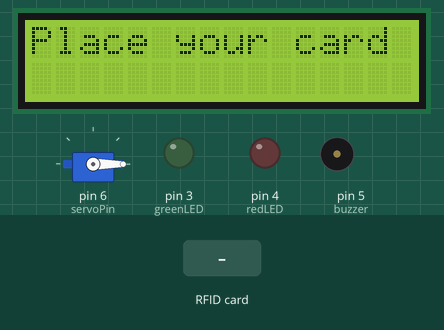
A sketch run on a simulated Arduino Uno, built with avr-gcc and run on an emulated ATmega328P. On the bench: 16×2 character LCD, servo, output pins drawn as LEDs (lit = HIGH), buzzer (waves = sounding, pin HIGH). The inputs (shaded band) are chosen by the test bench. Pins used as bus, display or sensor lines are not drawn; what the sketch prints to the serial monitor is not drawn.

Above: at 1.3 s.
1.4 s: RFID card F3 65 30 2A held to the reader
At 2.0 s:
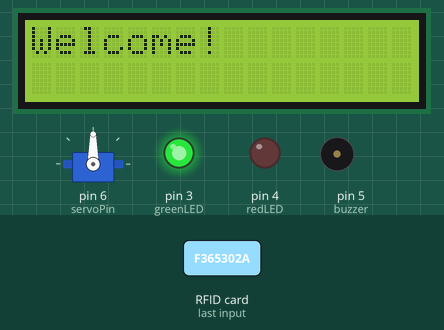
At 4.2 s:
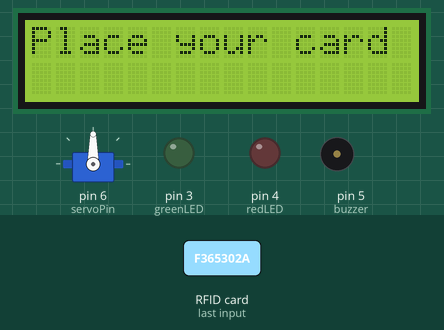
4.4 s: RFID card 5E 7A 19 C4 held to the reader
At 5.0 s:
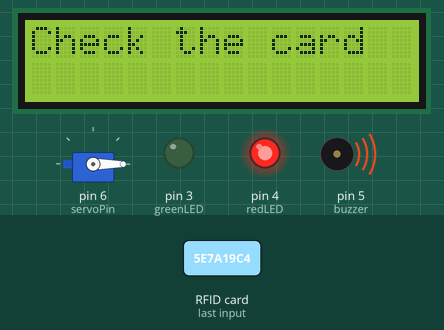
Timing chart, 0 to 7.9 s (numbered marks = the images above; inputs shaded):
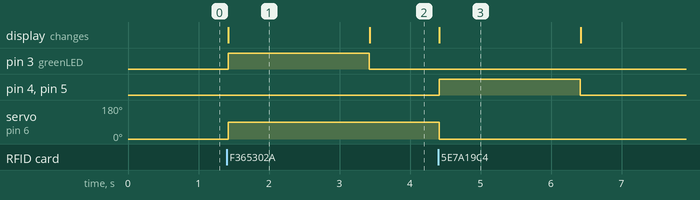

Measured:
- after the input at 1.4 s, pin 3 (greenLED): LOW → HIGH at once, → LOW 2.0 s later; servo on pin 6 (servoPin): 0° → 90° at once; the display: changes at once (image 1)
- after the input at 4.4 s, pin 4 (redLED), pin 5 (buzzer): LOW → HIGH at once, → LOW 2.0 s later; servo on pin 6 (servoPin): 90° → 0° at once; the display: changes at once (image 3)
- what the display in image 1 shows lasts 2.0 s, from 1.4 s to 3.4 s

The sketch:

RFID.ino
```cpp
#include <SPI.h>
#include <MFRC522.h>
#include <Servo.h>
#include <LiquidCrystal.h>


// RFID
#define SS_PIN 10
#define RST_PIN 9
MFRC522 mfrc522(SS_PIN, RST_PIN);


// LCD (1602, no I2C) pins: RS, E, D4, D5, D6, D7
LiquidCrystal lcd(7, 8, A0, A1, A2, A3);


// Servo
Servo myServo;


// Output pins
const int greenLED = 3;
const int redLED = 4;
const int buzzer = 5;
const int servoPin = 6;


// Correct UID (change if needed)
byte correctUID[] = {0xF3, 0x65, 0x30, 0x2A};
const byte uidLength = 4;


void setup() {
  Serial.begin(9600);
  SPI.begin();
  mfrc522.PCD_Init();


  lcd.begin(16, 2);
  lcd.print("Place your card");


  pinMode(greenLED, OUTPUT);
  pinMode(redLED, OUTPUT);
  pinMode(buzzer, OUTPUT);


  digitalWrite(greenLED, LOW);
  digitalWrite(redLED, LOW);
  digitalWrite(buzzer, LOW);


  myServo.attach(servoPin);
  myServo.write(0); // Start locked
}


void loop() {
  // Wait for a new card
  if (!mfrc522.PICC_IsNewCardPresent()) return;
  if (!mfrc522.PICC_ReadCardSerial()) return;


  // Print UID for reference
  Serial.print("Card UID: ");
  for (byte i = 0; i < mfrc522.uid.size; i++) {
    Serial.print("0x");
    Serial.print(mfrc522.uid.uidByte[i], HEX);
    if (i != mfrc522.uid.size - 1) Serial.print(", ");
  }
  Serial.println();


  // Compare UID
  if (compareUID(mfrc522.uid.uidByte, correctUID, uidLength)) {
    grantAccess();
  } else {
    denyAccess();
  }


  // Cleanup
  mfrc522.PICC_HaltA();
  mfrc522.PCD_StopCrypto1();


  delay(2000);  // Pause before next scan
  resetOutputs();
}


bool compareUID(byte *a, byte *b, byte len) {
  for (byte i = 0; i < len; i++) {
    if (a[i] != b[i]) return false;
  }
  return true;
}


void grantAccess() {
  Serial.println("Access granted");
  lcd.clear();
  lcd.print("Welcome!");
  digitalWrite(greenLED, HIGH);
  myServo.write(90); // Open door
}


void denyAccess() {
  Serial.println("Access denied");
  lcd.clear();
  lcd.print("Check the card");
  digitalWrite(redLED, HIGH);
  digitalWrite(buzzer, HIGH);
  myServo.write(0); // Keep closed
}


void resetOutputs() {
  digitalWrite(greenLED, LOW);
  digitalWrite(redLED, LOW);
  digitalWrite(buzzer, LOW);
  lcd.clear();
  lcd.print("Place your card");
}
```
